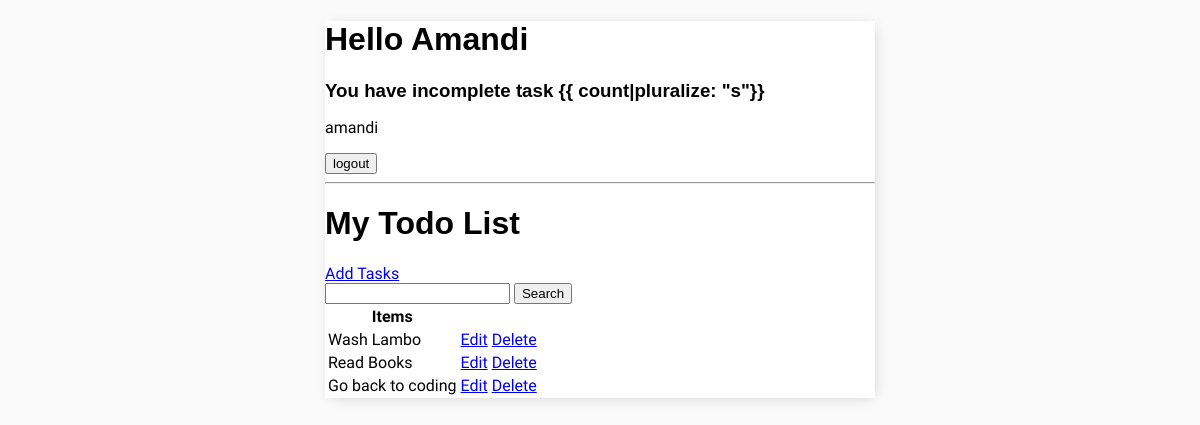
Before: / (signed in) with the older database file.
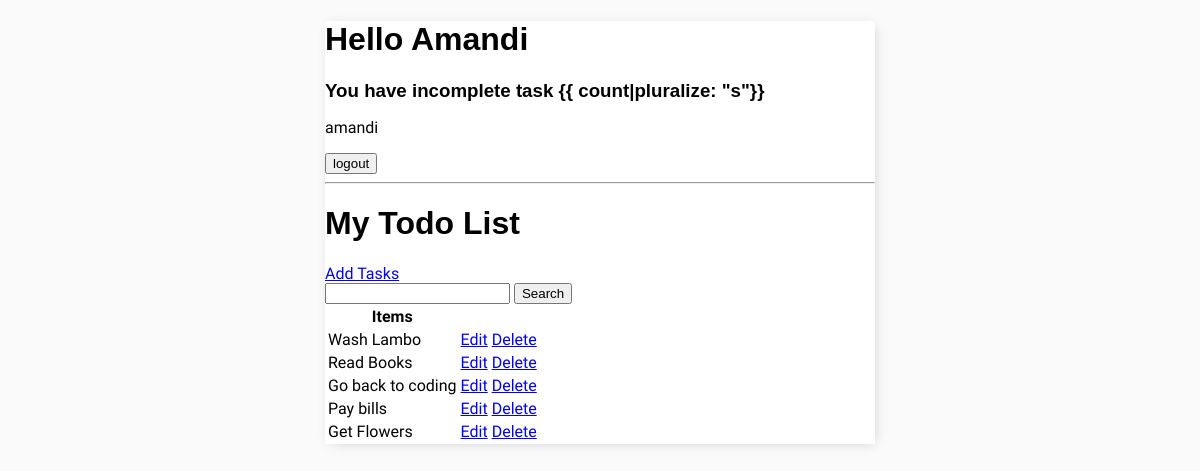
After: the same page with the newer database file.
### todolist/models.py (models this page shows, shortened)
class Tasks(models.Model):
    user = models.ForeignKey(User, on_delete = models.CASCADE, null = True,blank =True)
    title = models.CharField(max_length=200)
    description =models.TextField(null=True, blank=True)
    complete = models.BooleanField(default=False)
    create =models.DateTimeField(auto_now_add=True)
    class Meta:
        ordering =['complete']

### todolist/views.py (the view)
# urls.py: path('',TaskList.as_view(), name = 'tasks'),
class TaskList(LoginRequiredMixin, ListView):
    model = Tasks
    context_object_name = 'tasks'
    def get_data_context(self, **kwargs):
        user = self.request.user
        return Tasks.objects.filter(user=user)
    def get_context_data(self, **kwargs):
        context = super().get_context_data(**kwargs)
        context['tasks'] = self.get_data_context()
        user = self.request.user
        user_tasks = Tasks.objects.filter(user=user)
        completed_count = user_tasks.filter(complete=True).count()
        uncompleted_count = user_tasks.filter(complete=False).count()
        search_input = self.request.GET.get('search-area') or ''
        if search_input:
            context['tasks'] = context['tasks'].filter(title__startswith = search_input)
        context['search_input'] = search_input
        context['user_tasks'] = user_tasks
        context['completed_count'] = completed_count
        context['uncompleted_count'] = uncompleted_count
        return context

### todolist/templates/todolist/tasks_list.html (shortened to what this page needs)
{% extends 'todolist/main.html'%}
{% block content %}
<div class="header-bar">
    <div>
        <h1>Hello {{request.user|title}}</h1>
        <h3 style="margin:0">You have  incomplete task {{ count|pluralize:
            "s"}}</h3>
    </div>
</div>
{% if request.user.is_authenticated %}
    <p>{{request.user}}</p>
    <form method="post" action="{% url 'logout' %}">
    <button type="submit">logout</button>
</form>
{% else%}
    <a href="{% url 'login' %}">Login</a>
{% endif %}
<hr>
<h1>My Todo List</h1>
<a href="{% url 'task_create'%}">Add Tasks</a>
<form method="GET">
    <input type="text" name="search-area" value = "{{search_input}}">
    <input type="submit" value="Search">
</form>
<table>
    <tr>
        <th>Items</th>
        <th></th>
        <th></th>
    </tr>
    {% for task in tasks %}
    <tr>
       <td>{{task.title}}</td>
        <td><a href="{% url 'task_update' task.id %}">Edit</a></td>
        <td><a href="{% url 'task_delete' task.id %}">Delete</a></td>
    </tr>
    {% empty %}
        <h3>No Items in the Lists</h3>
    {% endfor %}
</table>
{% endblock content %}

### todolist/templates/todolist/main.html (shortened to what this page needs)
<!doctype html>
<html lang="en">
<head>
</head>
<body>
<div class="container">
    {% block content %}
    {% endblock content %}
</div>
</body>
</html>

### todolist/templates/todolist/main.html (style rules this page uses)
body { background-color:#FAFAFA; font-family:"Nunito Sans", sans-serif; padding-top: 50ps; }
h1, h2, h3, h4, h5 { font-family: 'Raleway', sans-serif; }
.container { max-width:550px; margin: auto; background-color: #fff; -webkit-box-shadow: 2px 2px 13px -4px rgba(0,0,0, 0.21); box-shadow:2px 2px 13px -4px rgba(0,0,0, 0.21); }

Changed rows visible on the page:
added Tasks: title "Pay bills"
added Tasks: title "Get Flowers"
